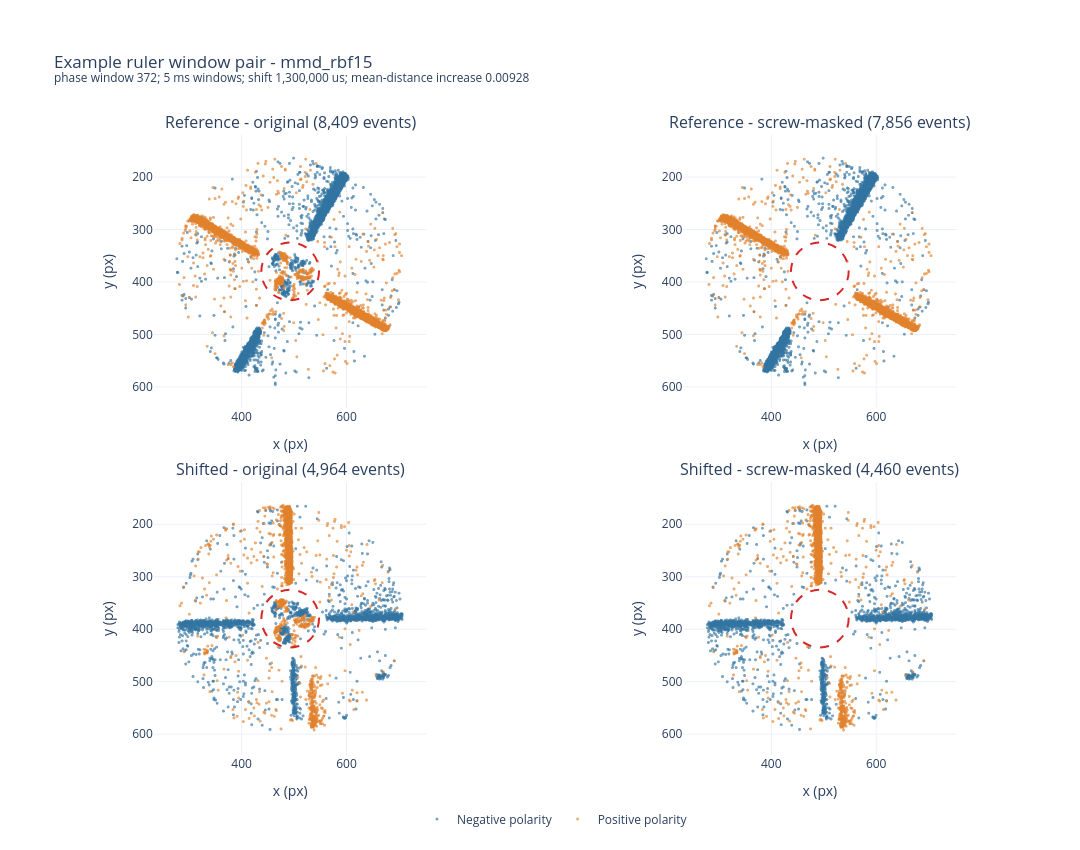

Source (notebook cell):
### Markdown cell above
## 6. Inspect one ruler window pair in 2D

This diagnostic shows the same reference and shifted 5 ms windows before and after screw masking. By default it selects the temporal shift where masking increased the mean ruler distance the most, then chooses an informative phase window containing many events inside the excluded circle. This is one example from the 393 window pairs, not a replacement for the averaged ruler result.

Set `SAMPLE_SHIFT_US` or `SAMPLE_PHASE_INDEX` to an integer to inspect a specific comparison. The view is cropped around the wheel centre; the Plotly controls can be used to zoom or pan further.

### Code cell
SAMPLE_METRIC = RULER_METRICS[0]
SAMPLE_SHIFT_US = None       # None selects the largest masked-minus-original increase.
SAMPLE_PHASE_INDEX = None    # None selects an informative 5 ms phase window.
SAMPLE_VIEW_RADIUS_PX = 260


def read_h5_event_range(path, start_us, end_us):
    with h5py.File(path, "r") as handle:
        dataset = handle["events"]
        low = h5_lower_bound(dataset, int(start_us))
        high = h5_lower_bound(dataset, int(end_us))
        return dataset[low:high]


def events_inside_circle(events, centre, radius_px):
    dx = events["x"].astype(np.float32) - np.float32(centre[0])
    dy = events["y"].astype(np.float32) - np.float32(centre[1])
    return dx * dx + dy * dy <= radius_px**2


metric_original = original_ruler_results[
    original_ruler_results["metric"] == SAMPLE_METRIC
][["shift_us", "mean_distance"]].rename(
    columns={"mean_distance": "original_distance"}
)
metric_masked = masked_ruler_results[
    masked_ruler_results["metric"] == SAMPLE_METRIC
][["shift_us", "mean_distance"]].rename(
    columns={"mean_distance": "masked_distance"}
)
distance_change = metric_original.merge(metric_masked, on="shift_us")
distance_change["increase"] = (
    distance_change["masked_distance"]
    - distance_change["original_distance"]
)
if SAMPLE_SHIFT_US is None:
    selected_shift_row = distance_change.loc[distance_change["increase"].idxmax()]
    selected_shift_us = int(selected_shift_row["shift_us"])
else:
    selected_shift_us = int(SAMPLE_SHIFT_US)
    match = distance_change[distance_change["shift_us"] == selected_shift_us]
    if match.empty:
        raise ValueError(
            f"Shift {selected_shift_us:,} us is not present in the ruler result."
        )
    selected_shift_row = match.iloc[0]

parameters = original_ruler_config["parameters"]
baseline_start_us = int(parameters["baseline_starts_us"][0])
span_us = int(parameters["span_length_us"])
window_us = int(parameters["window_us"])
phase_offsets_us = np.arange(0, span_us, window_us, dtype=np.int64)
reference_starts_us = baseline_start_us + phase_offsets_us
shifted_starts_us = reference_starts_us + selected_shift_us
reference_span_end_us = baseline_start_us + span_us
shifted_span_end_us = baseline_start_us + selected_shift_us + span_us

selection_events = read_h5_event_range(
    real_path, baseline_start_us, shifted_span_end_us
)
inside_times = selection_events["t"][
    events_inside_circle(selection_events, mask_centre, MASK_RADIUS_PX)
]
reference_ends_us = np.minimum(
    reference_starts_us + window_us, reference_span_end_us
)
shifted_ends_us = np.minimum(
    shifted_starts_us + window_us, shifted_span_end_us
)
reference_inside_counts = (
    np.searchsorted(inside_times, reference_ends_us)
    - np.searchsorted(inside_times, reference_starts_us)
)
shifted_inside_counts = (
    np.searchsorted(inside_times, shifted_ends_us)
    - np.searchsorted(inside_times, shifted_starts_us)
)
if SAMPLE_PHASE_INDEX is None:
    phase_index = int(np.argmax(reference_inside_counts + shifted_inside_counts))
else:
    phase_index = int(SAMPLE_PHASE_INDEX)
    if not 0 <= phase_index < len(phase_offsets_us):
        raise ValueError(
            f"SAMPLE_PHASE_INDEX must be between 0 and {len(phase_offsets_us) - 1}."
        )

reference_start_us = int(reference_starts_us[phase_index])
reference_end_us = int(reference_ends_us[phase_index])
shifted_start_us = int(shifted_starts_us[phase_index])
shifted_end_us = int(shifted_ends_us[phase_index])
original_reference = read_h5_event_range(
    real_path, reference_start_us, reference_end_us
)
masked_reference = read_h5_event_range(
    DERIVED_MASKED_REAL_PATH, reference_start_us, reference_end_us
)
original_shifted = read_h5_event_range(
    real_path, shifted_start_us, shifted_end_us
)
masked_shifted = read_h5_event_range(
    DERIVED_MASKED_REAL_PATH, shifted_start_us, shifted_end_us
)

panel_data = [
    (original_reference, reference_start_us),
    (masked_reference, reference_start_us),
    (original_shifted, shifted_start_us),
    (masked_shifted, shifted_start_us),
]
panel_titles = [
    f"Reference - original ({len(original_reference):,} events)",
    f"Reference - screw-masked ({len(masked_reference):,} events)",
    f"Shifted - original ({len(original_shifted):,} events)",
    f"Shifted - screw-masked ({len(masked_shifted):,} events)",
]
sample_window_figure = make_subplots(
    rows=2, cols=2, subplot_titles=panel_titles,
    horizontal_spacing=0.07, vertical_spacing=0.12,
)
polarity_styles = [
    (False, "Negative polarity", "#3274a1"),
    (True, "Positive polarity", "#e1812c"),
]
for panel_number, ((events, start_us), title) in enumerate(
    zip(panel_data, panel_titles), start=1
):
    row = 1 if panel_number <= 2 else 2
    column = 1 if panel_number % 2 else 2
    in_view = (
        (events["x"] >= mask_centre[0] - SAMPLE_VIEW_RADIUS_PX)
        & (events["x"] <= mask_centre[0] + SAMPLE_VIEW_RADIUS_PX)
        & (events["y"] >= mask_centre[1] - SAMPLE_VIEW_RADIUS_PX)
        & (events["y"] <= mask_centre[1] + SAMPLE_VIEW_RADIUS_PX)
    )
    visible_events = events[in_view]
    for positive, name, colour in polarity_styles:
        selected = visible_events[(visible_events["p"] > 0) == positive]
        sample_window_figure.add_trace(go.Scattergl(
            x=selected["x"], y=selected["y"], mode="markers",
            name=name, legendgroup=name, showlegend=(panel_number == 1),
            marker=dict(size=3, color=colour, opacity=0.65),
            customdata=(selected["t"] - start_us) / 1e3,
            hovertemplate=(
                "x %{x:.0f}, y %{y:.0f}"
                "<br>time in window %{customdata:.3f} ms<extra></extra>"
            ),
        ), row=row, col=column)
    sample_window_figure.add_shape(
        type="circle",
        x0=mask_centre[0] - MASK_RADIUS_PX,
        x1=mask_centre[0] + MASK_RADIUS_PX,
        y0=mask_centre[1] - MASK_RADIUS_PX,
        y1=mask_centre[1] + MASK_RADIUS_PX,
        line=dict(color="#d62728", width=2, dash="dash"),
        row=row, col=column,
    )
    sample_window_figure.update_xaxes(
        title_text="x (px)",
        range=[mask_centre[0] - SAMPLE_VIEW_RADIUS_PX,
               mask_centre[0] + SAMPLE_VIEW_RADIUS_PX],
        constrain="domain", row=row, col=column,
    )
    x_axis_name = "x" if panel_number == 1 else f"x{panel_number}"
    sample_window_figure.update_yaxes(
        title_text="y (px)",
        range=[mask_centre[1] + SAMPLE_VIEW_RADIUS_PX,
               mask_centre[1] - SAMPLE_VIEW_RADIUS_PX],
        scaleanchor=x_axis_name, scaleratio=1, row=row, col=column,
    )

sample_window_figure.update_layout(
    title=(
        f"Example ruler window pair - {SAMPLE_METRIC}"
        f"<br><sup>phase window {phase_index}; "
        f"{window_us / 1e3:g} ms windows; shift {selected_shift_us:,} us; "
        f"mean-distance increase {selected_shift_row['increase']:.5f}</sup>"
    ),
    template="plotly_white", width=1080, height=850,
    margin=dict(l=60, r=30, t=135, b=95),
    legend=dict(
        orientation="h", x=0.5, xanchor="center",
        y=-0.08, yanchor="top",
    ),
)
print(f"Selected shift: {selected_shift_us:,} us")
print(f"Selected phase window: {phase_index} of {len(phase_offsets_us)}")
print(
    f"Events removed: reference {len(original_reference) - len(masked_reference):,}; "
    f"shifted {len(original_shifted) - len(masked_shifted):,}"
)
sample_window_figure.show()

### Figure 1 — Plotly figure (JSON) as saved in the notebook; plotly's stock layout.template omitted (floating-point values rounded to 4 significant figures; data arrays with more than 128 entries replaced by an {"elided": "..."} marker saying what was removed)
{"data": [{"customdata": {"elided": "4017 float values"}, "hovertemplate": "x %{x:.0f}, y %{y:.0f}<br>time in window %{customdata:.3f} ms<extra></extra>", "legendgroup": "Negative polarity", "marker": {"color": "#3274a1", "opacity": 0.65, "size": 3}, "mode": "markers", "name": "Negative polarity", "showlegend": true, "type": "scattergl", "x": {"elided": "4017 int values"}, "xaxis": "x", "y": {"elided": "4017 int values"}, "yaxis": "y"}, {"customdata": {"elided": "4392 float values"}, "hovertemplate": "x %{x:.0f}, y %{y:.0f}<br>time in window %{customdata:.3f} ms<extra></extra>", "legendgroup": "Positive polarity", "marker": {"color": "#e1812c", "opacity": 0.65, "size": 3}, "mode": "markers", "name": "Positive polarity", "showlegend": true, "type": "scattergl", "x": {"elided": "4392 int values"}, "xaxis": "x", "y": {"elided": "4392 int values"}, "yaxis": "y"}, {"customdata": {"elided": "3746 float values"}, "hovertemplate": "x %{x:.0f}, y %{y:.0f}<br>time in window %{customdata:.3f} ms<extra></extra>", "legendgroup": "Negative polarity", "marker": {"color": "#3274a1", "opacity": 0.65, "size": 3}, "mode": "markers", "name": "Negative polarity", "showlegend": false, "type": "scattergl", "x": {"elided": "3746 int values"}, "xaxis": "x2", "y": {"elided": "3746 int values"}, "yaxis": "y2"}, {"customdata": {"elided": "4110 float values"}, "hovertemplate": "x %{x:.0f}, y %{y:.0f}<br>time in window %{customdata:.3f} ms<extra></extra>", "legendgroup": "Positive polarity", "marker": {"color": "#e1812c", "opacity": 0.65, "size": 3}, "mode": "markers", "name": "Positive polarity", "showlegend": false, "type": "scattergl", "x": {"elided": "4110 int values"}, "xaxis": "x2", "y": {"elided": "4110 int values"}, "yaxis": "y2"}, {"customdata": {"elided": "2026 float values"}, "hovertemplate": "x %{x:.0f}, y %{y:.0f}<br>time in window %{customdata:.3f} ms<extra></extra>", "legendgroup": "Negative polarity", "marker": {"color": "#3274a1", "opacity": 0.65, "size": 3}, "mode": "markers", "name": "Negative polarity", "showlegend": false, "type": "scattergl", "x": {"elided": "2026 int values"}, "xaxis": "x3", "y": {"elided": "2026 int values"}, "yaxis": "y3"}, {"customdata": {"elided": "2938 float values"}, "hovertemplate": "x %{x:.0f}, y %{y:.0f}<br>time in window %{customdata:.3f} ms<extra></extra>", "legendgroup": "Positive polarity", "marker": {"color": "#e1812c", "opacity": 0.65, "size": 3}, "mode": "markers", "name": "Positive polarity", "showlegend": false, "type": "scattergl", "x": {"elided": "2938 int values"}, "xaxis": "x3", "y": {"elided": "2938 int values"}, "yaxis": "y3"}, {"customdata": {"elided": "1750 float values"}, "hovertemplate": "x %{x:.0f}, y %{y:.0f}<br>time in window %{customdata:.3f} ms<extra></extra>", "legendgroup": "Negative polarity", "marker": {"color": "#3274a1", "opacity": 0.65, "size": 3}, "mode": "markers", "name": "Negative polarity", "showlegend": false, "type": "scattergl", "x": {"elided": "1750 int values"}, "xaxis": "x4", "y": {"elided": "1750 int values"}, "yaxis": "y4"}, {"customdata": {"elided": "2710 float values"}, "hovertemplate": "x %{x:.0f}, y %{y:.0f}<br>time in window %{customdata:.3f} ms<extra></extra>", "legendgroup": "Positive polarity", "marker": {"color": "#e1812c", "opacity": 0.65, "size": 3}, "mode": "markers", "name": "Positive polarity", "showlegend": false, "type": "scattergl", "x": {"elided": "2710 int values"}, "xaxis": "x4", "y": {"elided": "2710 int values"}, "yaxis": "y4"}], "layout": {"annotations": [{"font": {"size": 16}, "showarrow": false, "text": "Reference - original (8,409 events)", "x": 0.2325, "xanchor": "center", "xref": "paper", "y": 1, "yanchor": "bottom", "yref": "paper"}, {"font": {"size": 16}, "showarrow": false, "text": "Reference - screw-masked (7,856 events)", "x": 0.7675, "xanchor": "center", "xref": "paper", "y": 1, "yanchor": "bottom", "yref": "paper"}, {"font": {"size": 16}, "showarrow": false, "text": "Shifted - original (4,964 events)", "x": 0.2325, "xanchor": "center", "xref": "paper", "y": 0.44, "yanchor": "bottom", "yref": "paper"}, {"font": {"size": 16}, "showarrow": false, "text": "Shifted - screw-masked (4,460 events)", "x": 0.7675, "xanchor": "center", "xref": "paper", "y": 0.44, "yanchor": "bottom", "yref": "paper"}], "height": 850, "legend": {"orientation": "h", "x": 0.5, "xanchor": "center", "y": -0.08, "yanchor": "top"}, "margin": {"b": 95, "l": 60, "r": 30, "t": 135}, "shapes": [{"line": {"color": "#d62728", "dash": "dash", "width": 2}, "type": "circle", "x0": 437.5, "x1": 547.5, "xref": "x", "y0": 324.8, "y1": 434.8, "yref": "y"}, {"line": {"color": "#d62728", "dash": "dash", "width": 2}, "type": "circle", "x0": 437.5, "x1": 547.5, "xref": "x2", "y0": 324.8, "y1": 434.8, "yref": "y2"}, {"line": {"color": "#d62728", "dash": "dash", "width": 2}, "type": "circle", "x0": 437.5, "x1": 547.5, "xref": "x3", "y0": 324.8, "y1": 434.8, "yref": "y3"}, {"line": {"color": "#d62728", "dash": "dash", "width": 2}, "type": "circle", "x0": 437.5, "x1": 547.5, "xref": "x4", "y0": 324.8, "y1": 434.8, "yref": "y4"}], "title": {"text": "Example ruler window pair - mmd_rbf15<br><sup>phase window 372; 5 ms windows; shift 1,300,000 us; mean-distance increase 0.00928</sup>"}, "width": 1080, "xaxis": {"anchor": "y", "constrain": "domain", "domain": [0, 0.465], "range": [232.5, 752.5], "title": {"text": "x (px)"}}, "xaxis2": {"anchor": "y2", "constrain": "domain", "domain": [0.535, 1.0], "range": [232.5, 752.5], "title": {"text": "x (px)"}}, "xaxis3": {"anchor": "y3", "constrain": "domain", "domain": [0, 0.465], "range": [232.5, 752.5], "title": {"text": "x (px)"}}, "xaxis4": {"anchor": "y4", "constrain": "domain", "domain": [0.535, 1.0], "range": [232.5, 752.5], "title": {"text": "x (px)"}}, "yaxis": {"anchor": "x", "domain": [0.56, 1], "range": [639.8, 119.8], "scaleanchor": "x", "scaleratio": 1, "title": {"text": "y (px)"}}, "yaxis2": {"anchor": "x2", "domain": [0.56, 1], "range": [639.8, 119.8], "scaleanchor": "x2", "scaleratio": 1, "title": {"text": "y (px)"}}, "yaxis3": {"anchor": "x3", "domain": [0, 0.44], "range": [639.8, 119.8], "scaleanchor": "x3", "scaleratio": 1, "title": {"text": "y (px)"}}, "yaxis4": {"anchor": "x4", "domain": [0, 0.44], "range": [639.8, 119.8], "scaleanchor": "x4", "scaleratio": 1, "title": {"text": "y (px)"}}}}
